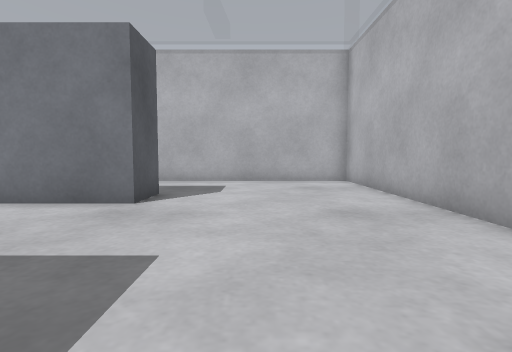
view 1 (above)

22 first-person views from a walk through a world built for the Gazebo simulator. The camera is 0.5 m above the floor, tilts 4° down and sees 80° across. The floor is counted in squares, 0.5 m on a side. Each view is taken from the middle of a square. On the plan, view 1 faces up. The plan holds only what a view shows up to about 12 squares ahead; the rest is blank. The place goes on beyond the plan.

view 2
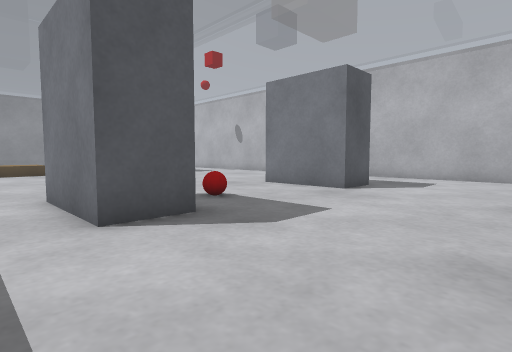

view 3
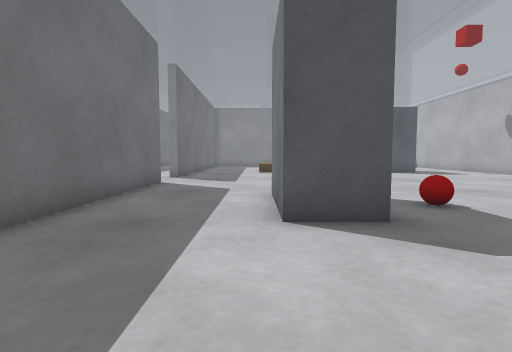

view 4
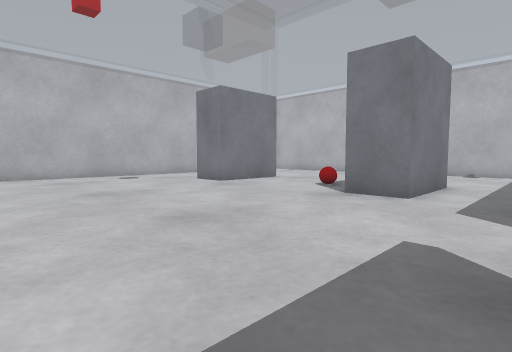

view 5
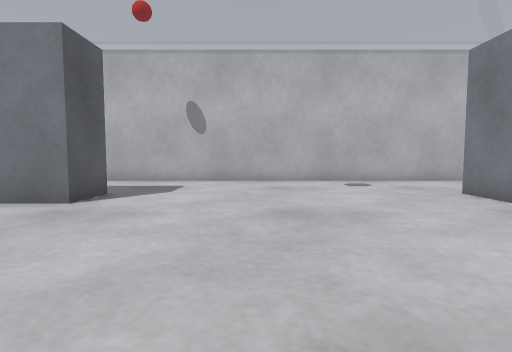

view 6
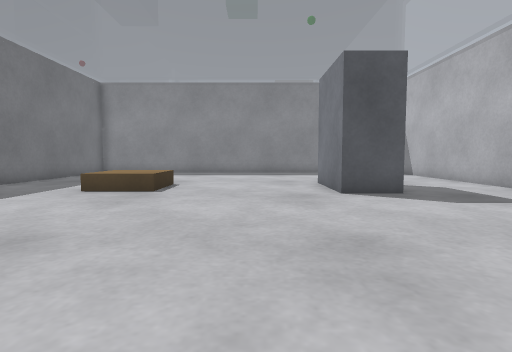

view 7
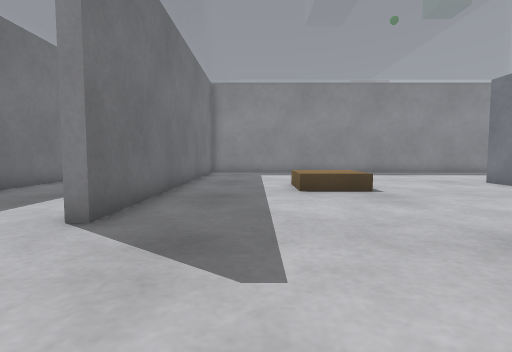

view 8
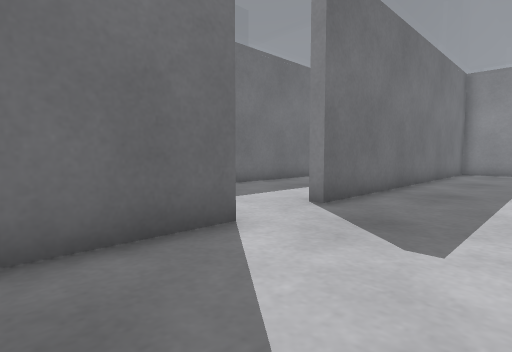

view 9
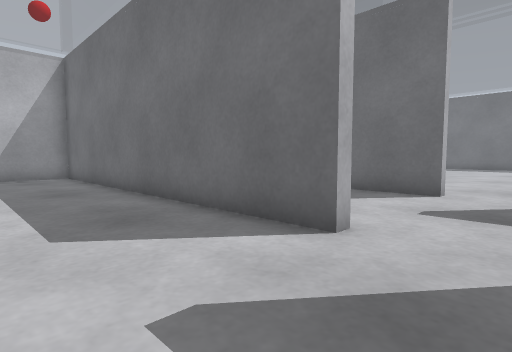

view 10
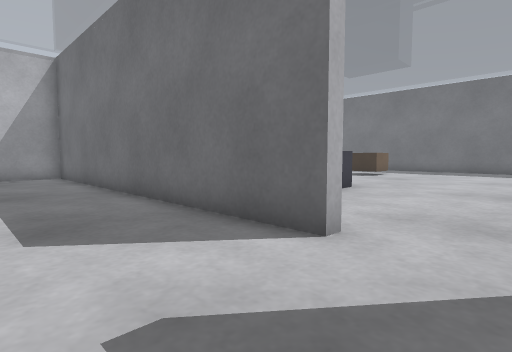

view 11
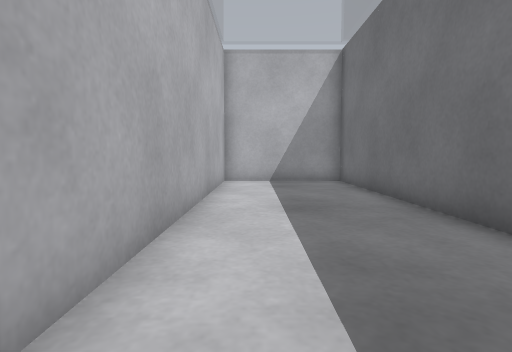

view 12
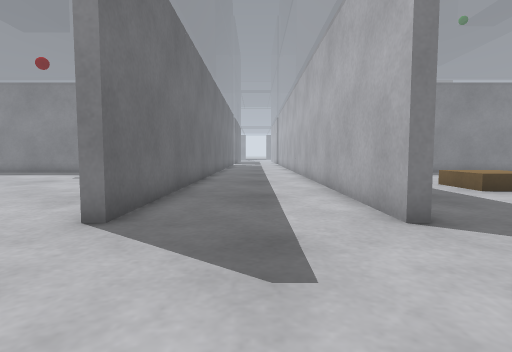

view 13
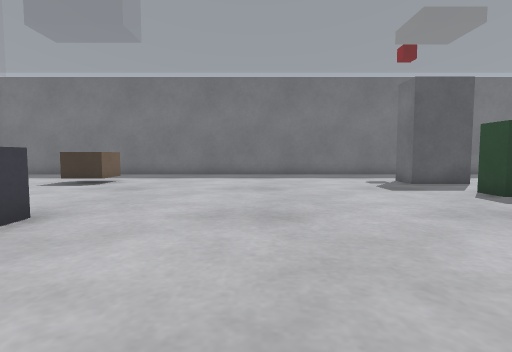

view 14
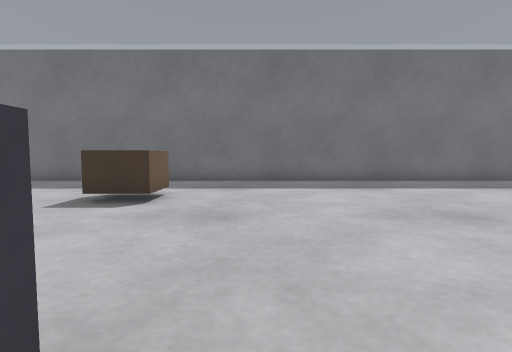

view 15
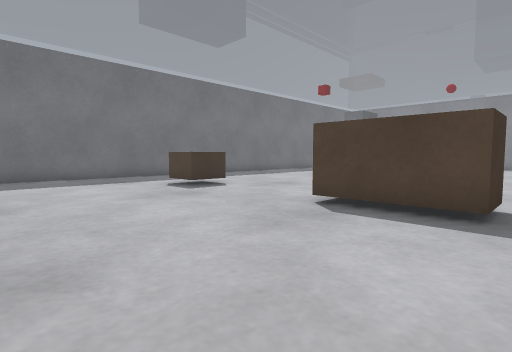

view 16
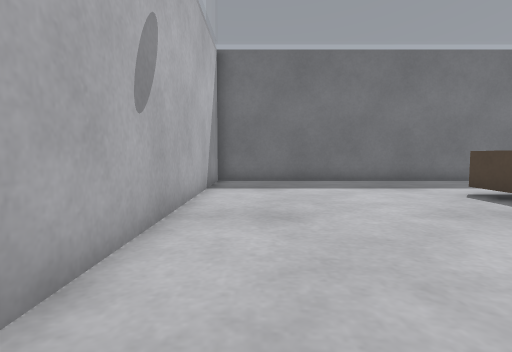

view 17
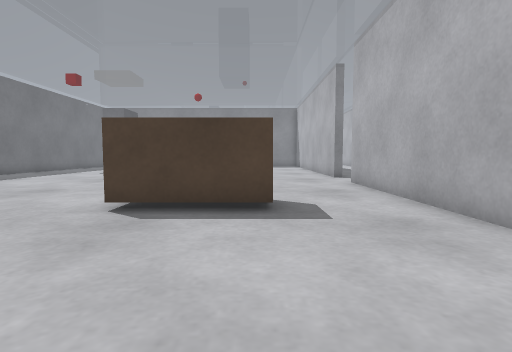

view 18
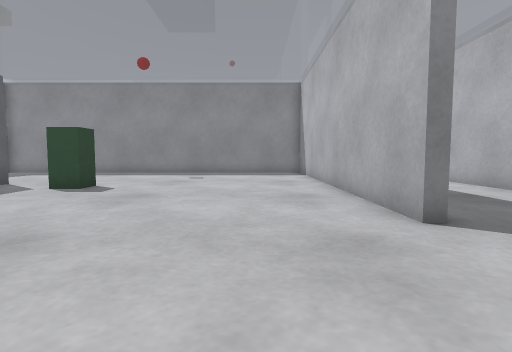

view 19
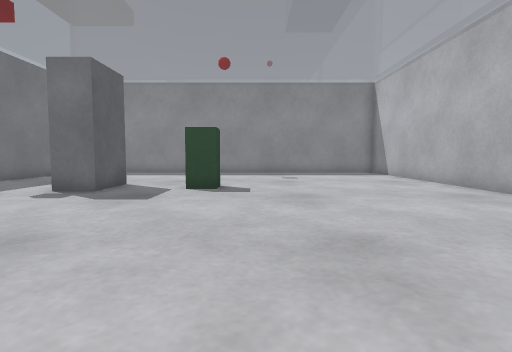

view 20
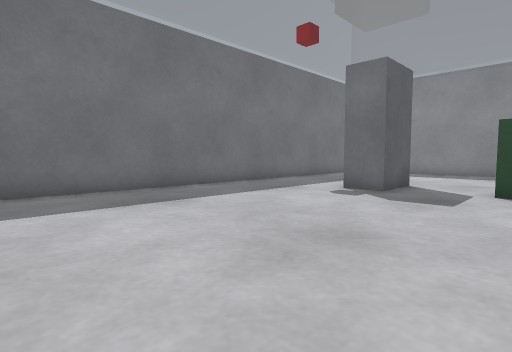

view 21
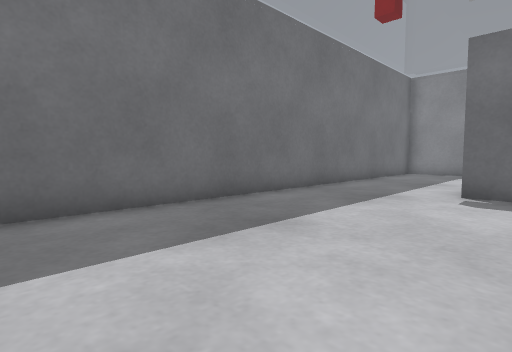

view 22
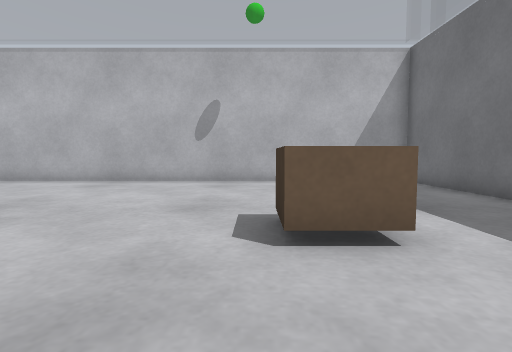

### Floor plan
Key: @ floor where view 1 was taken; # wall or solid block; . floor; B grey box; R red ball; W brown box; G green box.
Columns run from 19 left of view 1 to 4 right of it. Each row starts with its distance up from view 1.
 12 ########################
 11 ...................... #
 10 ...................... #
  9  .............. ...... #
  8     B.........B B..... #
  7 .B  B........B  BB.... #
  6 ..BBB.........BBB..... #
  5 ...................... #
  4 ...................... #
  3 ...............R......
  2 ...............R......
  1 ..WWW........B  B.....
  0   WWW........B  BB.@..
 -1 ..WW..........BBB.....
 -2 ...................... #
 -3 ...................... #
 -4 ########..##############
 -5 ########..##############
 -6 .......................#
 -7 .......................#
 -8 .......................#
 -9 ########..##############
-10 ########..#####        #
-11 ....................   #
-12 ...................... #
-13 ..............WWW..... #
-14 .............BB W..... #
-15 .............BB W..... #
-16 ...............W...... #
-17 ..GG.................. #
-18 ..GG..................##
-19 ......................##
-20 ..BB...........W......##
-21 .. BB.........W W.....##
-22 ..  ...........W......##
-23 ......................##
-24 ......................##
-25 ......................##
-26 ########################

Where each view was taken, in squares from view 1:
view 1: 0 up, 0 right, facing up
view 2: 2 down, 2 right, facing up-left
view 3: 1 down, 2 right, facing left
view 4: 3 down, 13 left, facing up-right
view 5: 0 up, 11 left, facing up
view 6: 4 up, 7 left, facing left
view 7: 2 down, 7 left, facing left
view 8: 1 down, 6 left, facing down-left
view 9: 1 down, 11 left, facing down-right
view 10: 6 down, 11 left, facing down-right
view 11: 6 down, 8 left, facing right
view 12: 7 down, 7 left, facing left
view 13: 10 down, 10 left, facing down
view 14: 14 down, 7 left, facing down
view 15: 12 down, 2 right, facing down-left
view 16: 14 down, 2 right, facing down
view 17: 13 down, 2 right, facing left
view 18: 12 down, 7 left, facing left
view 19: 16 down, 7 left, facing left
view 20: 17 down, 7 left, facing down-left
view 21: 20 down, 7 left, facing down-left
view 22: 20 down, 8 left, facing right
